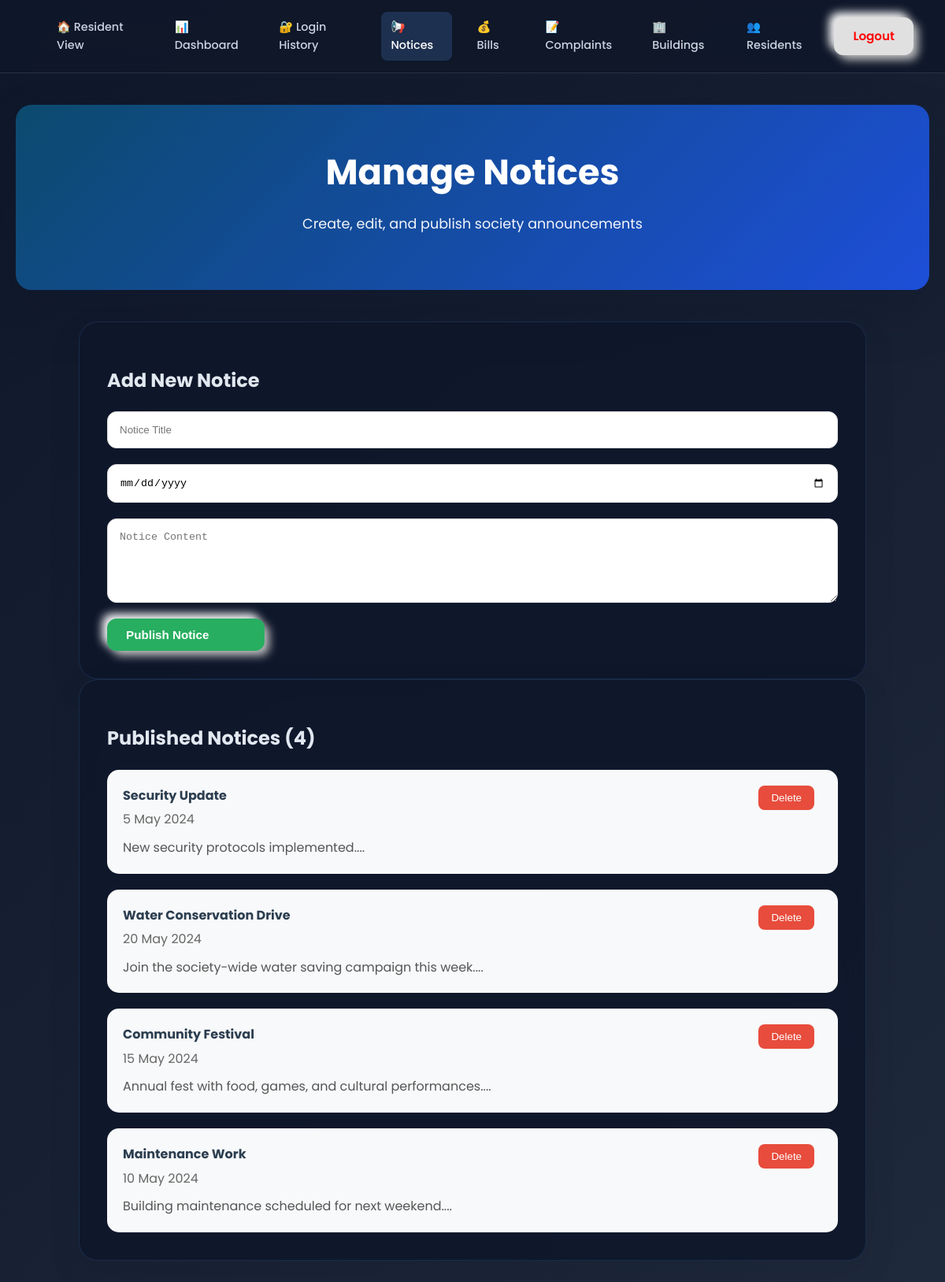
The page /admin_notices (signed in) on the database its author committed.
### app.py (models this page shows)
class Notice(db.Model):
    id = db.Column(db.Integer, primary_key=True)
    title = db.Column(db.String(200), nullable=False)
    date = db.Column(db.String(20))
    content = db.Column(db.Text, nullable=False)

### app.py (the view, shortened to what this page needs)
@app.route('/admin_notices', methods=['GET', 'POST'])
def admin_notices():
    if 'logged_in' not in session or session.get('user_type') != 'admin':
        return redirect(url_for('login'))
    notices_list = Notice.query.order_by(Notice.date.desc()).all()
    return render_template('admin_notices.html', notices=notices_list)

### templates/admin_notices.html (shortened to what this page needs)
<!DOCTYPE html>
<html lang="en">
<head>
    <link rel="stylesheet" href="{{ url_for('static', filename='style.css') }}">
</head>
<body class="admin-theme">
    <nav class="admin-nav">
        <a href="/dashboard">🏠 Resident View</a>
        <a href="/admin_dashboard">📊 Dashboard</a>
        <a href="/admin_login_history">🔐 Login History</a>
        <a href="/admin_notices" class="active">📢 Notices</a>
        <a href="/admin_bills">💰 Bills</a>
        <a href="/admin_complaints">📝 Complaints</a>
        <a href="/admin_buildings">🏢 Buildings</a>
        <a href="/admin_residents">👥 Residents</a>
        <a href="/logout" class="btn-premium" style="color: red;">Logout</a>
    </nav>
    <div class="page-hero">
        <h1>Manage Notices</h1>
        <p>Create, edit, and publish society announcements</p>
    </div>
    <div class="page-main" style="max-width: 1000px;">
        <div class="building-card">
            <h2>Add New Notice</h2>
            <form action="/admin_notices" method="POST" style="display: grid; gap: 20px;">
                <input type="text" name="title" placeholder="Notice Title" required style="padding: 15px; border-radius: 12px; border: 1px solid #ddd;">
                <input type="date" name="date" required style="padding: 15px; border-radius: 12px; border: 1px solid #ddd;">
                <textarea name="content" placeholder="Notice Content" required rows="5" style="padding: 15px; border-radius: 12px; border: 1px solid #ddd; resize: vertical;"></textarea>
                <button type="submit" class="btn-premium" style="background: #27ae60; color: white; width: 200px;">Publish Notice</button>
            </form>
        </div>
        <div class="building-card">
            <h2>Published Notices ({{ notices|length }})</h2>
            <div style="display: grid; gap: 20px; margin-top: 20px;">
                {% for notice in notices %}
                <div style="display: flex; justify-content: space-between; align-items: flex-start; gap: 20px; padding: 20px; background: #f8f9fa; border-radius: 15px;">
                    <div>
                        <h4 style="margin: 0; color: #2c3e50;">{{ notice.title }}</h4>
                        <p style="margin: 5px 0; color: #666;">{{ notice.date }}</p>
                        <p style="margin: 10px 0 0 0; color: #555;">{{ notice.content[:100] }}...</p>
                    </div>
                    <div style="text-align: right;">
                        <form action="/admin_notices" method="POST" style="display: inline;">
                            <button type="submit" style="background: #e74c3c; color: white; border: none; padding: 8px 16px; border-radius: 8px; cursor: pointer; margin-right: 10px;" onclick="return confirm('Delete this notice?')">Delete</button>
                        </form>
                    </div>
                </div>
                {% endfor %}
            </div>
        </div>
    </div>
</body>
</html>

### static/style.css (style rules this page uses)
body { background: linear-gradient(135deg, #e0e4e8 0%, #c1c9d0 100%); font-family: 'Poppins', sans-serif; margin: 0; min-height: 100vh; color: #444; line-height: 1.6; }
nav { display: flex; justify-content: flex-end; align-items: center; padding: 15px 40px; background: rgba(255, 255, 255, 0.2); backdrop-filter: blur(15px); border-bottom: 1px solid rgba(255, 255, 255, 0.3); position: sticky; top: 0; z-index: 1000; }
nav a { margin-left: 20px; text-decoration: none; color: #2c3e50; font-weight: 500; font-size: 0.9rem; transition: all 0.3s ease; padding: 8px 12px; border-radius: 8px; }
nav a.active, nav a:hover { color: #1f4068; background: rgba(255,255,255,0.2); }
.page-hero, .detail-hero { text-align: center; margin: 40px 20px; background: linear-gradient(135deg, #667eea 0%, #764ba2 100%); color: white; padding: 50px 30px; border-radius: 20px; box-shadow: 0 20px 40px rgba(0,0,0,0.12); }
.page-hero h1, .detail-hero h1 { margin: 0 0 15px 0; font-size: 2.8rem; font-weight: 700; }
.page-hero p, .detail-hero p { margin: 0 0 20px 0; opacity: 0.95; font-size: 1.1rem; }
.page-main, .detail-main { max-width: 1200px; margin: 0 auto; padding: 0 20px 60px; }
.button-link, .btn-premium { display: inline-flex; align-items: center; gap: 8px; text-decoration: none; background: #e0e0e0; border: none; padding: 12px 24px; border-radius: 12px; box-shadow: 6px 6px 12px #bebebe, -6px -6px 12px #ffffff; cursor: pointer; font-weight: 600; color: #555; font-size: 0.95rem; transition: all 0.25s ease; text-transform: none; }
.building-card, .detail-card { background: rgba(255, 255, 255, 0.95); backdrop-filter: blur(12px); border-radius: 24px; padding: 35px; border: 1px solid rgba(255, 255, 255, 0.4); box-shadow: 0 15px 45px rgba(0, 0, 0, 0.08); transition: all 0.3s ease; }
.admin-theme { background: linear-gradient(135deg, #0f172a 0%, #1e293b 100%); color: #e2e8f0; }
.admin-theme nav { background: rgba(15, 23, 42, 0.88); border-color: rgba(148, 163, 184, 0.2); }
.admin-theme nav a { color: #cbd5e1; }
.admin-theme nav a.active, .admin-theme nav a:hover { color: #ffffff; background: rgba(96, 165, 250, 0.18); }
.admin-theme .page-hero { background: linear-gradient(135deg, #0c4a6e 0%, #1d4ed8 100%); box-shadow: 0 30px 60px rgba(15, 23, 42, 0.32); }
.admin-theme .building-card, .admin-theme .detail-card { background: rgba(15, 23, 42, 0.86); border-color: rgba(96, 165, 250, 0.14); color: #e2e8f0; }

### rows shown on the page
Notice: title "Security Update", date "5 May 2024", content "New security protocols implemented."
Notice: title "Water Conservation Drive", date "20 May 2024", content "Join the society-wide water saving campaign this week."
Notice: title "Community Festival", date "15 May 2024", content "Annual fest with food, games, and cultural performances."
Notice: title "Maintenance Work", date "10 May 2024", content "Building maintenance scheduled for next weekend."

### other values the page prints
{{ notices|length }} "4"
